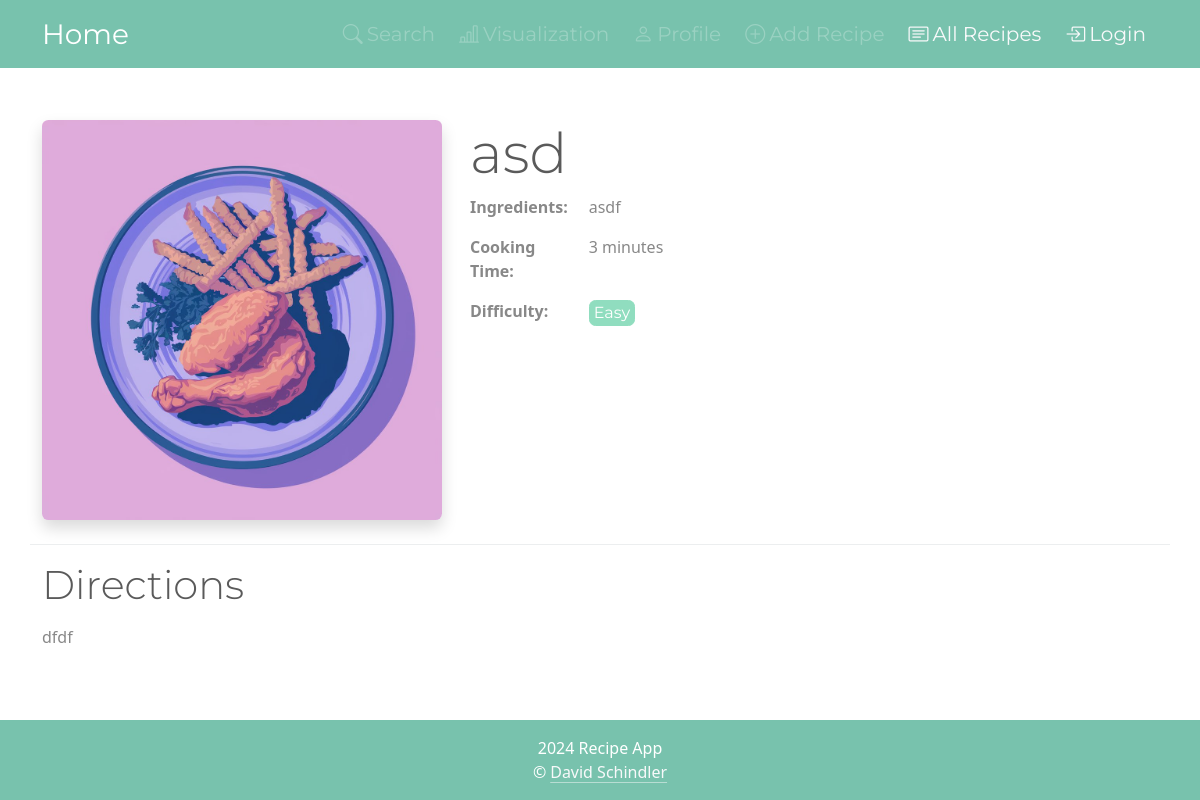
The app's page /17/, older data.
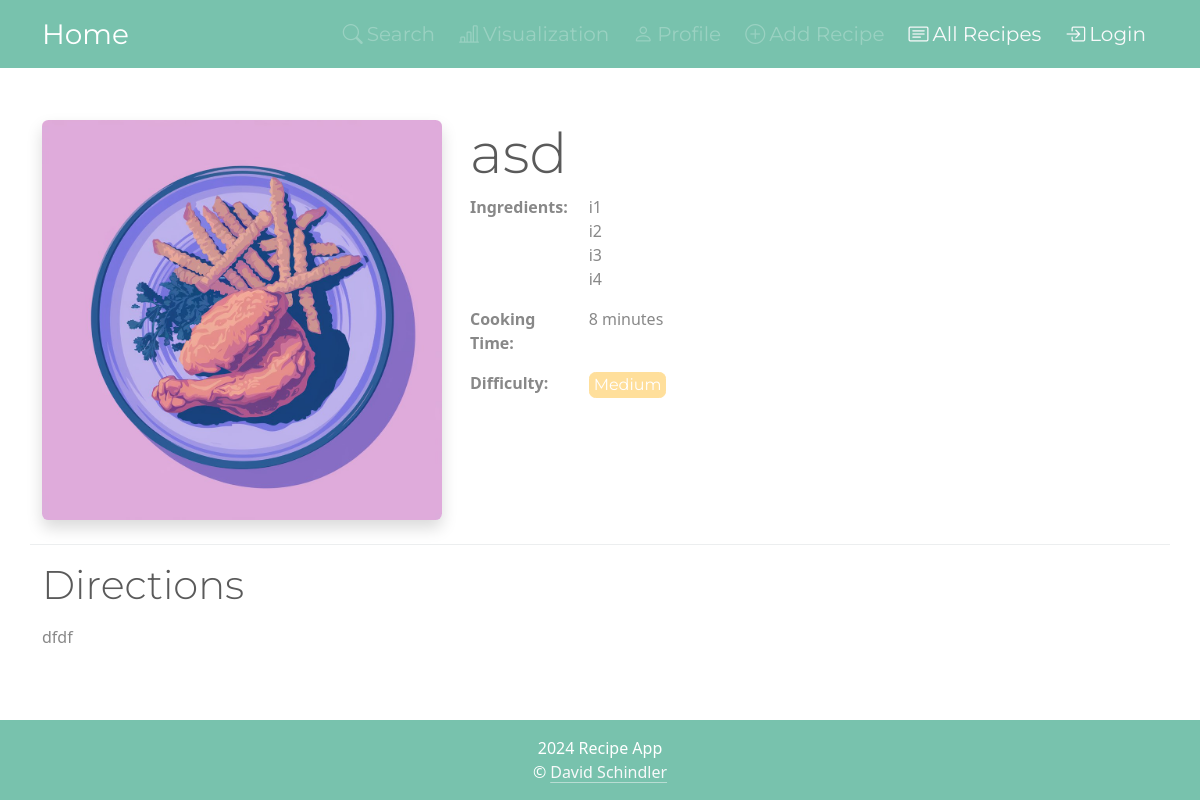
The same page, newer data.
### apps/recipes/models.py (models this page shows, shortened)
class Recipe(models.Model):
    name = models.CharField(max_length=50)
    ingredients = models.CharField(max_length=255)
    cooking_time = models.IntegerField()
    difficulty = models.CharField(max_length=20, editable=False)
    directions = models.TextField(max_length=2000, default="")
    image = models.ImageField(upload_to='recipe_images', default='no_picture.jpg')

### apps/recipes/views.py (the view)
# urls.py: path('<int:pk>/', RecipeDetailView.as_view(), name='recipe_detail'),
class RecipeDetailView(DetailView):
    model = Recipe
    template_name = 'recipes/recipe_detail.html'
    context_object_name = 'recipe'

### apps/recipes/templatetags/recipe_filters.py (called while the page is built)
@register.filter
def split_ingredients(value):
    return value.split(', ')

@register.filter
def style_difficulty(value):
    difficulty_classes = {
        'Easy': 'btn-success',
        'Medium': 'btn-warning',
        'Intermediate': 'btn-danger',
        'Hard': 'btn-secondary'
    }
    return difficulty_classes.get(value, '')

### apps/recipes/templates/recipes/recipe_detail.html (shortened to what this page needs)
{% extends "base.html" %}
{% load markdownify %}
{% load recipe_filters %}
{% block content %}
    <div class="row mt-5 pb-4 border-bottom">
        <div class="col-auto">
            <img src="{{ recipe.image.url }}" class="img-fluid rounded shadow"
                 style="object-fit: cover; max-width: 400px;" alt="{{ recipe.name }}">
        </div>
        <div class="col ps-3">
            <h2 class="display-4">{{ recipe.name }}</h2>
            <div class="row">
                <div class="col-2">
                    <p class="mb-1 "><strong>Ingredients:</strong></p>
                </div>
                <div class="col">
                    <ul class=" ms-0 px-0">
                        {% for ingredient in recipe.ingredients|split_ingredients %}
                            <li class="list-group-item" >{{ ingredient }}</li>
                        {% endfor %}
                    </ul>
                </div>
            </div>
            <div class="row">
                <div class="col-2">
                    <p><strong>Cooking Time:</strong></p>
                </div>
                <div class="col">
                    <p>{{ recipe.cooking_time }} minutes</p>
                </div>
            </div>
            <div class="row">
                <div class="col-2">
                    <p><strong>Difficulty:</strong>
                </div>
                <div class="col">
                    <button type="button" class="btn {{ recipe.difficulty|style_difficulty }} disabled py-0 px-1">{{ recipe.difficulty }}</button>
                </div>
            </div>
        </div>
    </div>
    <div class="row pt-3">
        <div class="col">
            <h3 class="display-6">Directions</h3>
            <p>{{ recipe.directions|markdownify }}</p>
        </div>
    </div>
{% endblock %}

### apps/core/templates/base.html (shortened to what this page needs)
<!DOCTYPE html>
<html lang="en">
<head>
    {% load static %}
    <link rel="stylesheet" href="{% static 'css/bootstrap.min.css' %}">
    <link rel="stylesheet" href="{% static 'css/custom.css' %}">
    <link rel="stylesheet" href="https://cdnjs.cloudflare.com/ajax/libs/bootstrap-icons/1.10.5/font/bootstrap-icons.min.css">
    <link rel="stylesheet" href="https://cdn.jsdelivr.net/simplemde/latest/simplemde.min.css">
</head>
<body class="d-flex flex-column min-vh-100 pt-5">
    <nav class="navbar navbar-expand-lg fixed-top navbar-dark bg-primary">
        <div class="container">
            <a class="navbar-brand fs-3" href="{% url 'recipe:home' %}">Home</a>
            <div class="collapse navbar-collapse" id="navbarNav">
                <ul class="navbar-nav ms-auto fs-5" >
                    {% if user.is_authenticated %}
                        <li class="nav-item d-flex align-items-center mx-1">
                            <a class="nav-link text-light" href="{% url 'recipe:search' %}">
                                <span class="m-0 p-0" ></span>
                                <i class="bi bi-search me-1"></i>Search
                                </span>
                            </a>
                        </li>
                        <li class="nav-item d-flex align-items-center mx-1">
                            <a class="nav-link text-light" href="{% url 'recipe:charts' %}">
                                <span class="m-0 p-0" ></span>
                                <i class="bi bi-bar-chart-line me-1"></i>Visualization
                            </a>
                        </li>
                        <li class="nav-item d-flex align-items-center mx-1">
                            <a class="nav-link text-light" href="{% url 'profile' %}">
                                <span class="m-0 p-0" >
                                    <i class="bi bi-person me-1"></i>Profile
                                </span>
                            </a>
                        </li>
                        <li class="nav-item d-flex align-items-center mx-1">
                            <a href="#" class="nav-link text-light" data-bs-toggle="modal" data-bs-target="#addRecipeModal">
                                <span class="m-0 p-0">
                                    <i class="bi bi-plus-circle me-1"></i>Add Recipe
                                </span>
                            </a>
                        </li>
                        <li class="nav-item d-flex align-items-center mx-1">
                            <a class="nav-link text-light" href="{% url 'recipe:recipe_list' %}">
                                <span class="m-0 p-0" ></span>
                                <i class="bi bi-card-text me-1"></i>All Recipes
                                </span>
                            </a>
                        </li>
                        <li class="nav-item d-flex align-items-center mx-1">
                            <a class="nav-link text-light" href="{% url 'logout' %}">
                                <span class="m-0 p-0" >
                                    <i class="bi bi-box-arrow-right me-1"></i>Logout
                                </span>
                            </a>
                        </li>
                        {% else %}
                        <li class="nav-item d-flex align-items-center mx-1">
                            <a class="nav-link disabled" href="{% url 'recipe:search' %}">
                                <i class="bi bi-search me-1"></i>Search
                            </a>
                        </li>
                        <li class="nav-item d-flex align-items-center mx-1">
                            <a class="nav-link disabled" href="{% url 'recipe:charts' %}">
                                <i class="bi bi-bar-chart-line me-1"></i>Visualization
                            </a>
                        </li>
                        <li class="nav-item d-flex align-items-center mx-1">
                            <a class="nav-link disabled" href="{% url 'profile' %}">
                                <span class="m-0 p-0" >
                                    <i class="bi bi-person me-1"></i>Profile
                                </span>
                            </a>
                        </li>
                        <li class="nav-item d-flex align-items-center mx-1">
                            <a href="#" class="nav-link disabled" data-bs-toggle="modal" data-bs-target="#addRecipeModal">
                                <span class="m-0 p-0">
                                    <i class="bi bi-plus-circle me-1"></i>Add Recipe
                                </span>
                            </a>
                        </li>
                        <li class="nav-item d-flex align-items-center mx-1">
                            <a class="nav-link text-light" href="{% url 'recipe:recipe_list' %}">
                                <i class="bi bi-card-text me-1"></i>All Recipes
                            </a>
                        </li>
                        <li class="nav-item d-flex align-items-center mx-1">
                            <a class="nav-link text-light" href="{% url 'login' %}">
                                    <i class="bi bi-box-arrow-in-right me-1"></i>Login
                            </a>
                        </li>
                    {% endif %}
               </ul>
            </div>
        </div>
    </nav>
    <main class="flex-grow-1 container my-4">
        {% block content %}{% endblock %}
    </main>
    <footer class="bg-primary text-center text-white py-3 mt-auto">
        <div class="container">
            <p class="mb-0"> 2024 Recipe App <br/> &copy;<a href="{% url 'about' %}" class="link-light link-underline-light link-offset-2 link-underline-opacity-50 link-opacity-50-hover ms-1">David Schindler</a></p>
        </div>
    </footer>
</body>
</html>

### static/css/custom.css (style rules this page uses)
body { overflow-y: scroll; }

Row changes from the older to the newer data that the page shows:
changed Recipe "asd": cooking_time "3" → "8"; difficulty "Easy" → "Medium"
Text that changed along with them:
new list line: "i1"
new list line: "i2"
new list line: "i3"
new list line: "i4"
list line gone: "asdf"
